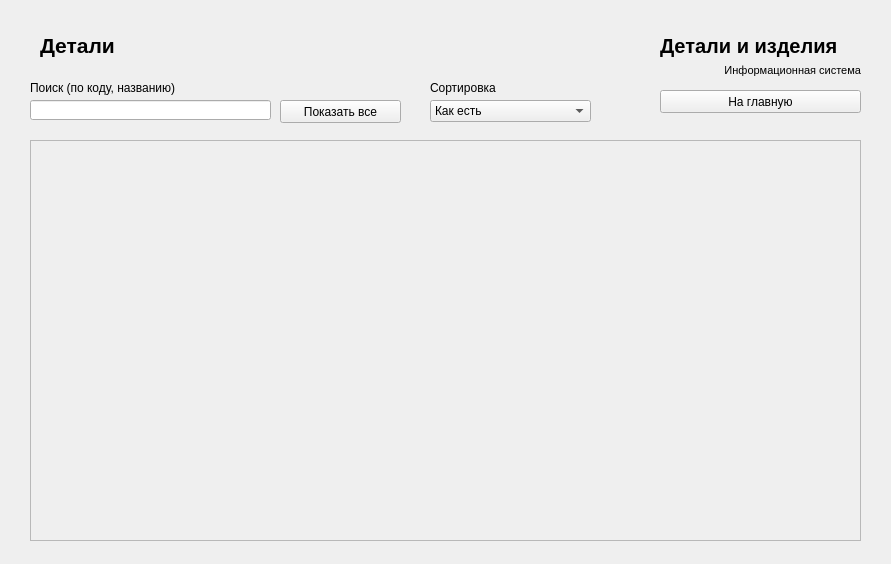
<?xml version="1.0" encoding="UTF-8"?>
<ui version="4.0">
 <class>DetailsWindow</class>
 <widget class="QMainWindow" name="DetailsWindow">
  <property name="geometry">
   <rect>
    <x>0</x>
    <y>0</y>
    <width>891</width>
    <height>564</height>
   </rect>
  </property>
  <property name="windowTitle">
   <string>Детали - Детали и изделия</string>
  </property>
  <widget class="QWidget" name="centralwidget">
   <widget class="QScrollArea" name="DetailsArea">
    <property name="geometry">
     <rect>
      <x>30</x>
      <y>140</y>
      <width>831</width>
      <height>401</height>
     </rect>
    </property>
    <property name="widgetResizable">
     <bool>true</bool>
    </property>
    <widget class="QWidget" name="DetailsAreaContent">
     <property name="geometry">
      <rect>
       <x>0</x>
       <y>0</y>
       <width>829</width>
       <height>399</height>
      </rect>
     </property>
     <layout class="QVBoxLayout" name="verticalLayout"/>
    </widget>
   </widget>
   <widget class="QLabel" name="label">
    <property name="geometry">
     <rect>
      <x>40</x>
      <y>30</y>
      <width>171</width>
      <height>31</height>
     </rect>
    </property>
    <property name="font">
     <font>
      <pointsize>16</pointsize>
      <weight>75</weight>
      <bold>true</bold>
     </font>
    </property>
    <property name="text">
     <string>Детали</string>
    </property>
   </widget>
   <widget class="QPushButton" name="ResetSearchButton">
    <property name="enabled">
     <bool>true</bool>
    </property>
    <property name="geometry">
     <rect>
      <x>280</x>
      <y>100</y>
      <width>121</width>
      <height>23</height>
     </rect>
    </property>
    <property name="text">
     <string>Показать все</string>
    </property>
   </widget>
   <widget class="QLabel" name="label_6">
    <property name="geometry">
     <rect>
      <x>660</x>
      <y>60</y>
      <width>201</width>
      <height>21</height>
     </rect>
    </property>
    <property name="font">
     <font>
      <pointsize>8</pointsize>
     </font>
    </property>
    <property name="text">
     <string>Информационная система</string>
    </property>
    <property name="alignment">
     <set>Qt::AlignRight|Qt::AlignTrailing|Qt::AlignVCenter</set>
    </property>
   </widget>
   <widget class="QLabel" name="label_2">
    <property name="geometry">
     <rect>
      <x>30</x>
      <y>80</y>
      <width>351</width>
      <height>16</height>
     </rect>
    </property>
    <property name="text">
     <string>Поиск (по коду, названию)</string>
    </property>
   </widget>
   <widget class="QLineEdit" name="SearchInput">
    <property name="enabled">
     <bool>true</bool>
    </property>
    <property name="geometry">
     <rect>
      <x>30</x>
      <y>100</y>
      <width>241</width>
      <height>20</height>
     </rect>
    </property>
   </widget>
   <widget class="QPushButton" name="CloseButton">
    <property name="geometry">
     <rect>
      <x>660</x>
      <y>90</y>
      <width>201</width>
      <height>23</height>
     </rect>
    </property>
    <property name="text">
     <string>На главную</string>
    </property>
   </widget>
   <widget class="QLabel" name="label_5">
    <property name="geometry">
     <rect>
      <x>660</x>
      <y>30</y>
      <width>201</width>
      <height>31</height>
     </rect>
    </property>
    <property name="font">
     <font>
      <pointsize>15</pointsize>
      <weight>75</weight>
      <bold>true</bold>
     </font>
    </property>
    <property name="text">
     <string>Детали и изделия</string>
    </property>
   </widget>
   <widget class="QComboBox" name="SortSelect">
    <property name="enabled">
     <bool>true</bool>
    </property>
    <property name="geometry">
     <rect>
      <x>430</x>
      <y>100</y>
      <width>161</width>
      <height>22</height>
     </rect>
    </property>
    <item>
     <property name="text">
      <string>Как есть</string>
     </property>
    </item>
    <item>
     <property name="text">
      <string>По алфавиту (наименование)</string>
     </property>
    </item>
    <item>
     <property name="text">
      <string>По алфавиту (код)</string>
     </property>
    </item>
   </widget>
   <widget class="QLabel" name="label_3">
    <property name="geometry">
     <rect>
      <x>430</x>
      <y>80</y>
      <width>161</width>
      <height>16</height>
     </rect>
    </property>
    <property name="text">
     <string>Сортировка</string>
    </property>
   </widget>
  </widget>
 </widget>
 <resources/>
 <connections/>
</ui>
